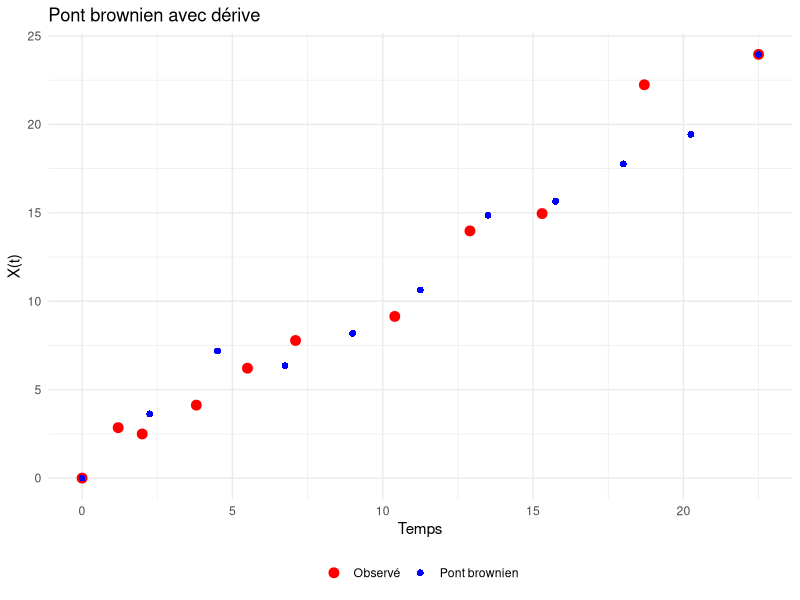

Write the R code that produced this figure.

# Pont Brownien (Grall Maes)

wiener_bridge <- function(X, t, sigma) {
  # Vérifications des entrées
  if (length(X) != length(t)) stop("X et t doivent avoir la même longueur")
  if (any(diff(t) <= 0)) stop("Les temps doivent être strictement croissants")
  if (sigma <= 0) stop("Le paramètre sigma doit être positif")
  if (X[1] != 0) warning("La première valeur de X devrait être 0 pour un processus de Wiener")
  
  n <- length(X) - 1
  t_n <- t[length(t)]
  teq <- t_n / n
  
  t_star <- seq(0, t_n, teq)
  
  Y <- numeric(length(t_star))
  Y[1] <- 0
  
  for (i in 2:(length(t_star)-1)) {
    
    # Trouver la borne inférieure
    inter <- max(t[t <= t_star[i]])
    if (inter > t_star[i - 1]) {
      t_inf <- inter
      x_inf <- X[t == inter]
    } else {
      t_inf <- t_star[i - 1]
      x_inf <- Y[i - 1]
    }
    
    t_sup <- min(t[t > t_star[i]])
    x_sup <- X[t == t_sup]
    
    mu <- x_inf + (x_sup - x_inf) * (t_star[i] - t_inf) / (t_sup - t_inf)
    var_cond <- sigma^2 * (t_star[i] - t_inf) * (t_sup - t_star[i]) / (t_sup - t_inf)
    
    y <- rnorm(1, mean = mu, sd = sqrt(var_cond))
    
    Y[i] <- y
  }
  
  Y[length(t_star)] <- X[length(X)]
  
  result <- list(teq = teq, new_obs = Y, time = t_star)
  return(result)
}

# Application 
library(ggplot2)

# Paramètres
set.seed(42)
sigma <- 1.5
a_drift <- 0.5  

# Temps irréguliers
t_obs <- c(0, 1.2, 2, 3.8, 5.5, 7.1, 10.4, 12.9, 15.3, 18.7, 22.5)

x_obs <- a_drift * t_obs + cumsum(c(0, rnorm(length(t_obs)-1, mean = 0, sd = sigma * sqrt(diff(t_obs)))))

bridge <- wiener_bridge(X = x_obs, t = t_obs, sigma = sigma)

# Graphique
df_obs <- data.frame(t = t_obs, x = x_obs, type = "Observé")
t_reg <- seq(0, max(t_obs), by = bridge$teq)
df_sim <- data.frame(t = t_reg, x = bridge$new_obs, type = "Pont brownien")

ggplot() +
  geom_point(data = df_obs, aes(t, x, color = type), size = 3) +
  geom_point(data = df_sim, aes(t, x, color = type), size = 2, shape = 16) +
  scale_color_manual(values = c("Observé" = "red", "Pont brownien" = "blue")) +
  labs(title = "Pont brownien avec dérive",
       x = "Temps", y = "X(t)") +
  theme_minimal() +
  theme(legend.position = "bottom", legend.title = element_blank())
